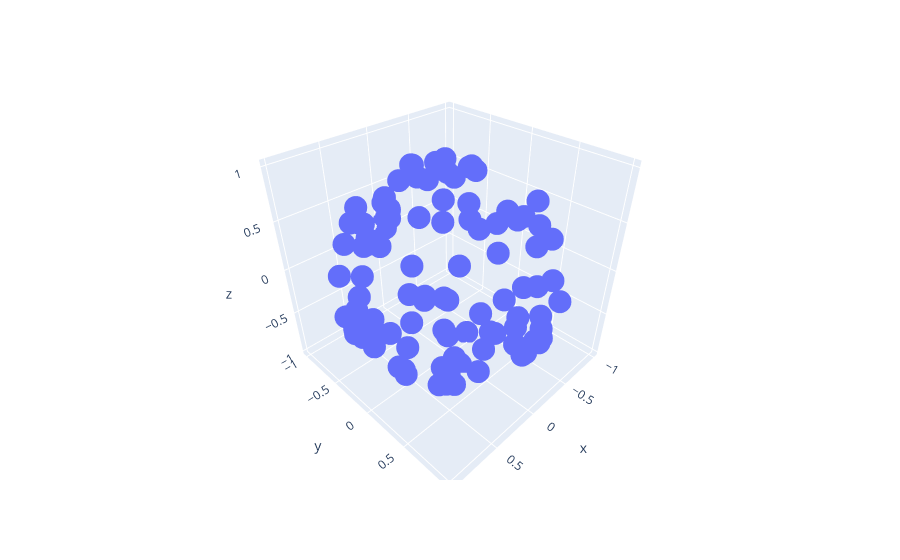

Notebook code cell kept with this figure:
### Markdown cell above
# The uniform distribution
The source code for the distributions can be seen in the `src/distributions.py` file. Below, the uniform distribution is tested. This distribution will be used in the vMF sampling.

### Code cell
su = SphereUniform(2)
x, y, z = su.sample(torch.Size([100])).T
px.scatter_3d(x=x, y=y, z=z)
